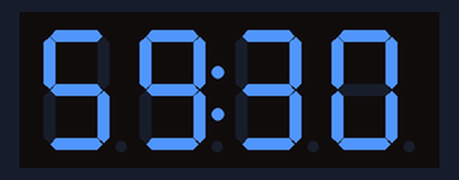
Simulated run of this sketch. Board: Arduino Uno, built with avr-gcc and run on an emulated ATmega328P. Shown: 4-digit seven-segment display.

Above: at 0.1 s.
At 4.8 s:
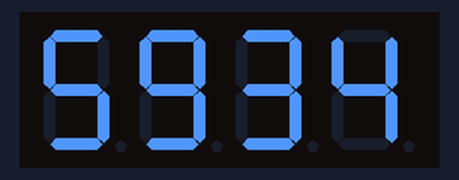
At 9.5 s:
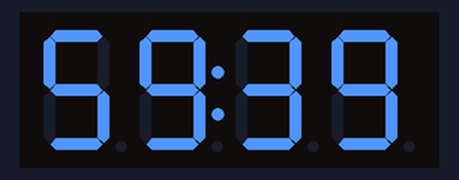
At 19.4 s:
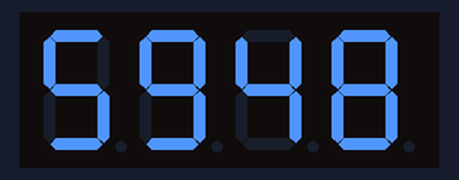
At 29.3 s:
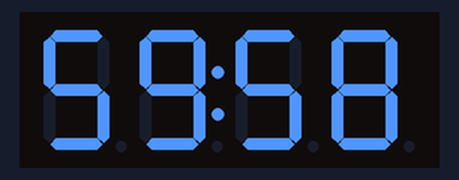
At 39.2 s:
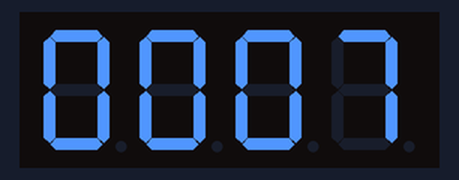

The sketch:

14e_TM1637_zegarek.ino
```cpp
#include <TM1637Display.h>
#define CLK 2
#define DIO 3
TM1637Display display(CLK, DIO);

void setup() {
  //Ustawienie jasności wyświetlacza
  display.setBrightness(0x0A);
  //Wyczyszczenie wyświetlacza
  display.clear();
}

byte godzina = 23;
byte minuta = 59;
byte sekunda = 30;

void loop() {
  display.showNumberDecEx(minuta*100+sekunda, 0x40, true, 4, 0);
  delay(500);
  display.showNumberDecEx(minuta*100+sekunda, 0, true, 4, 0);
  delay(500);
  sekunda++;
  if (sekunda == 60){
    minuta++;
    sekunda=0;
  }
  if (minuta == 60){
    godzina++;
    minuta=0;
  }
  if (godzina == 24){
    godzina=0;
  }
}
```

Measured:
- what the display in image 1 shows lasts 0.6 s, from 4.7 s to 5.3 s
